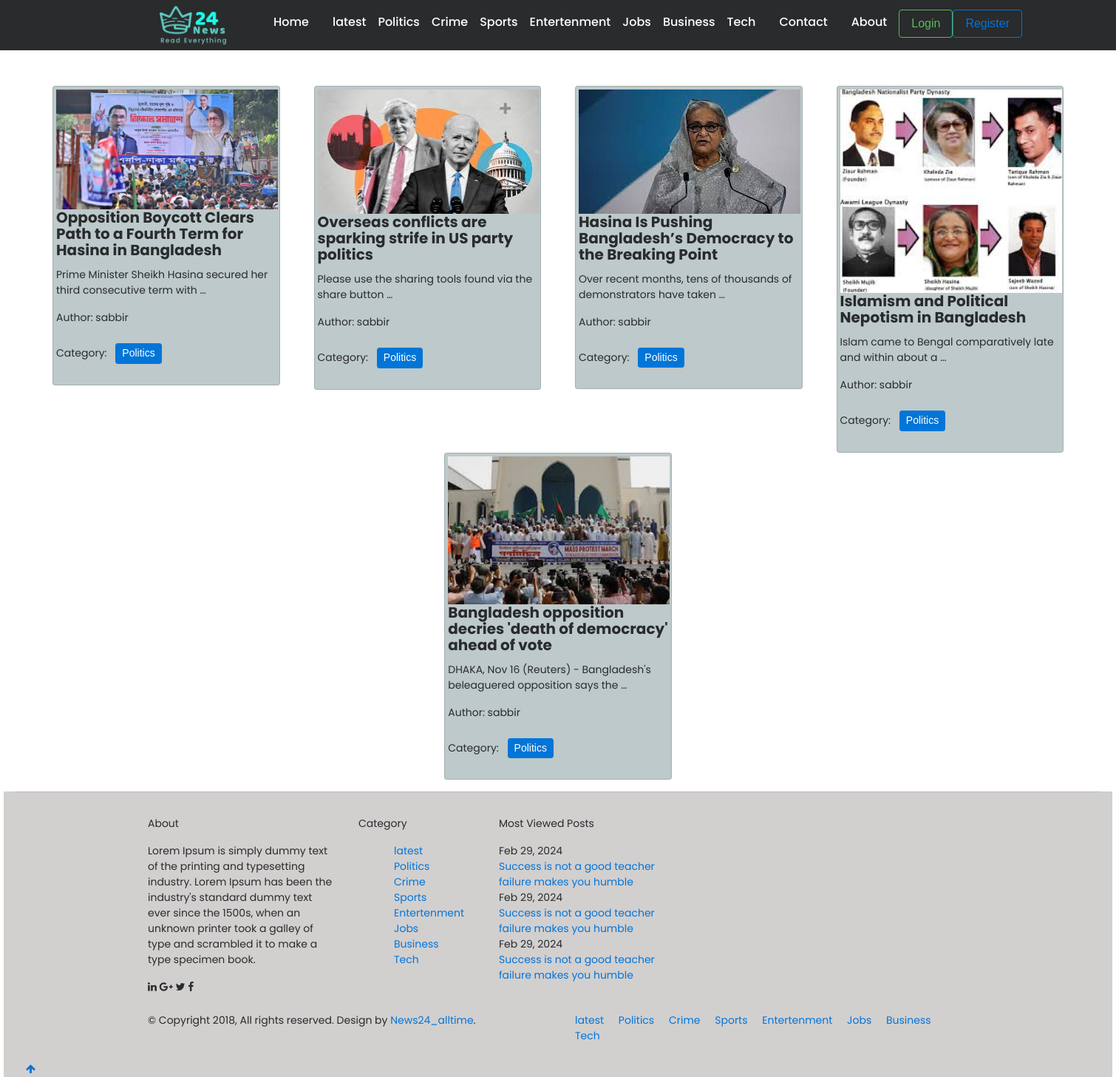
Screenshot of /home_category/poletics/ with the database file from the repository.
### post/models.py (models this page shows, shortened)
class Categories(models.Model):
    name=models.CharField(max_length=20)
    slug=models.SlugField(max_length=20)

class Article(models.Model):
    author=models.ForeignKey(User,on_delete=models.CASCADE)
    headline = models.CharField(max_length=200)
    image = models.ImageField(upload_to = 'images/')
    body = models.TextField()
    category = models.ManyToManyField(Categories)
    publishing_time = models.DateTimeField(default=timezone.now)

### news24_alltime/views.py (the view)
# urls.py: path('home_category/<slug:category_slug>/', views.home_Category, name='home_category'),
def home_Category(request, category_slug=None):
    data = Article.objects.all()
    if category_slug is not None:
        category = Categories.objects.get(slug=category_slug)
        data = Article.objects.filter(category =category)
    categories = Categories.objects.all()
    latest_posts = data.order_by('-publishing_time')[:3]
    return render(request, 'category.html', {'data': data, 'category': categories, 'latest_posts': latest_posts})

### templates/category.html
{% extends "base.html" %} {% block head_title %}Category{% endblock %} {% block content %}
<div class="d-flex flex-wrap justify-content-center px-5 pt-5">
    {% for post in data %}
    <div class="col-sm-3 ">
        <div style="background-color: #bdc9ca;" class="card mx-2 p-1">
            <div class="card-body">
                {% if post.image %}
                <img style="width:300px;" src="{{ post.image.url }}" alt="img" /> {% endif %}
                <h5 class="card-title"><a href="{% url 'details' post.id %}" class="text-decoration-none text-gray-dark font-weight-bold ">{{ post.headline }}</a></h5>
                <p class="card-text">{{post.body|truncatewords:10}}</p>
                <p>Author: {{post.author.first_name}}</p>
                <p>
                    Category: {% for cat in post.category.all %}
                    <button class="btn btn-primary disible btn-sm m-2">{{cat.name}}</button> {%endfor%}
                </p>
            </div>
        </div>
    </div>
    {% endfor %}
</div> {%endblock%}

### templates/base.html (shortened to what this page needs)
<!DOCTYPE html>
{%load static%}
<html lang="en" class="no-js">
<head>
    <link href="{% static 'css/bootstrap.css' %}" rel="stylesheet" type="text/css" />
    <link href="https://maxcdn.bootstrapcdn.com/font-awesome/4.7.0/css/font-awesome.min.css" rel="stylesheet">
    <link href="https://cdn.jsdelivr.net/npm/swiffy-slider@1.6.0/dist/css/swiffy-slider.min.css" rel="stylesheet">
</head>
<body style="background-color:#ffffff ;">
    <div class="container-fluid bg-inverse fh5co_padd_mediya padding_786 ">
        <div class="container padding_786">
            <nav class="navbar navbar-toggleable-md navbar-light ">
                <a href="{% url 'home' %}" class="mr-5">
                    <img style="width: 90px;" src="{% static 'final.png' %}" alt="">
                </a>
                <div class="collapse navbar-collapse" id="navbarSupportedContent">
                    <h6><a class="nav-link text-white" href="{% url 'home' %}">Home</a></h6>
                    <div class="category d-flex m-2">
                        {% for cat in category %}
                        <h6><a target="_blank" href="{% url 'home_category' cat.slug %}" class="text-decoration-none mt-4 p-2 text-white ga">{{ cat.name }}</a></h6> {% endfor %}
                    </div>
                </div>
                <h6><a class="nav-link text-white" href="{% url 'contact' %}">Contact</a></h6>
                <h6><a class="nav-link text-white" href="{% url 'about' %}">About</a></h6>
                <div class="button-container mb-1">
                    <form class="d-flex" role="search">
                        {% if user.is_authenticated %}
                        <div class="d-flex" role="search">
                            <button type="button" onclick="window.location.href='{% url 'profile'%}'" class="btn btn-outline-success text-white border-0">Profile</button>
                        </div>
                        <div class="d-flex" role="search">
                            <button type="button" onclick="window.location.href='{% url 'logout' %}'" class="btn btn-outline-danger ">Logout</button>
                        </div>
                        {% else %}
                        <div class="d-flex" role="search">
                            <button type="button" onclick="window.location.href='{% url 'login' %}'" class="btn btn-outline-success ">Login</button>
                            <button type="button" onclick="window.location.href='{% url 'register' %}'" class="btn btn-outline-primary ">Register</button>
                        </div>
                        {% endif %}
                    </form>
                </div>
            </nav>
        </div>
    </div>
    {%block content%} {% endblock %}
    <div style="background-color: #d2cfcf; width: 1500px;" class="container-fluid ">
        <hr>
        <div class="container animate-box">
            <div class="row">
                <div class="col-12 col-md-4 col-lg-3">
                    <div class="footer_main_title py-3"> About</div>
                    <div class="footer_sub_about pb-3"> Lorem Ipsum is simply dummy text of the printing and typesetting industry. Lorem Ipsum has been the industry's standard dummy text ever since the 1500s, when an unknown printer took a galley of type and scrambled it to make a type
                        specimen book.
                    </div>
                    <div class="footer_mediya_icon">
                        <div class="text-center d-inline-block">
                            <a class="fh5co_display_table_footer">
                                <div class="fh5co_verticle_middle"><i class="fa fa-linkedin"></i></div>
                            </a>
                        </div>
                        <div class="text-center d-inline-block">
                            <a class="fh5co_display_table_footer">
                                <div class="fh5co_verticle_middle"><i class="fa fa-google-plus"></i></div>
                            </a>
                        </div>
                        <div class="text-center d-inline-block">
                            <a class="fh5co_display_table_footer">
                                <div class="fh5co_verticle_middle"><i class="fa fa-twitter"></i></div>
                            </a>
                        </div>
                        <div class="text-center d-inline-block">
                            <a class="fh5co_display_table_footer">
                                <div class="fh5co_verticle_middle"><i class="fa fa-facebook"></i></div>
                            </a>
                        </div>
                    </div>
                </div>
                <div class="col-12 col-md-3 col-lg-2">
                    <div class="footer_main_title py-3"> Category</div>
                    <ul class="footer_menu">
                        <div class="category">
                            {% for cat in category %}
                            <a href="{% url 'home_category' cat.slug %}" class="text-decoration-none m-2 text-dark ga">{{ cat.name }}</a> {% endfor %}
                        </div>
                    </ul>
                </div>
                <div class="col-12 col-md-5 col-lg-3 position_footer_relative">
                    <div class="footer_main_title py-3"> Most Viewed Posts</div>
                    <div class="footer_makes_sub_font"> Feb 29, 2024</div>
                    <a href="#" class="footer_post pb-4"> Success is not a good teacher failure makes you humble </a>
                    <div class="footer_makes_sub_font"> Feb 29, 2024</div>
                    <a href="#" class="footer_post pb-4"> Success is not a good teacher failure makes you humble </a>
                    <div class="footer_makes_sub_font"> Feb 29, 2024</div>
                    <a href="#" class="footer_post pb-4"> Success is not a good teacher failure makes you humble </a>
                </div>
            </div>
        </div>
        <div class="container-fluid fh5co_footer_right_reserved">
            <div class="container">
                <div class="row  ">
                    <div class="col-12 col-md-6 py-4 Reserved"> © Copyright 2018, All rights reserved. Design by <a href="https://freehtml5.co" title="Free HTML5 Bootstrap templates">News24_alltime</a>. </div>
                    <div class="col-12 col-md-6 spdp_right py-4">
                        <div class="category">
                            {% for cat in category %}
                            <a href="{% url 'home_category' cat.slug %}" class="text-decoration-none m-2 text-dark ga">{{ cat.name }}</a> {% endfor %}
                        </div>
                    </div>
                </div>
            </div>
            <div class="gototop js-top">
                <a href="#" class="js-gotop"><i class="fa fa-arrow-up"></i></a>
            </div>
        </div>
</body>
</html>

### rows the page displays
Categories: name "latest"
Categories: name "Politics"
Categories: name "Crime"
Categories: name "Sports"
Categories: name "Entertenment"
Categories: name "Jobs"
Categories: name "Business"
Categories: name "Tech"
Article: image (picture), headline "Opposition Boycott Clears Path to a Fourth Term for Hasina in Bangladesh", body "Prime Minister Sheikh Hasina secured her third consecutive term with …", author.first_name "sabbir"
Article: image (picture), headline "Overseas conflicts are sparking strife in US party politics", body "Please use the sharing tools found via the share button …", author.first_name "sabbir"
Article: image (picture), headline "Hasina Is Pushing Bangladesh’s Democracy to the Breaking Point", body "Over recent months, tens of thousands of demonstrators have taken …", author.first_name "sabbir"
Article: image (picture), headline "Islamism and Political Nepotism in Bangladesh", body "Islam came to Bengal comparatively late and within about a …", author.first_name "sabbir"
Article: image (picture), headline "Bangladesh opposition decries 'death of democracy' ahead of vote", body "DHAKA, Nov 16 (Reuters) - Bangladesh's beleaguered opposition says the …", author.first_name "sabbir"
